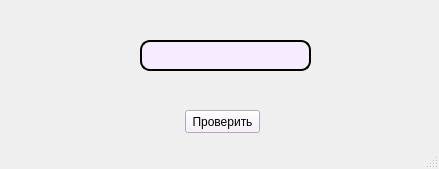
<?xml version="1.0" encoding="UTF-8"?>
<ui version="4.0">
 <class>MainWindow</class>
 <widget class="QMainWindow" name="MainWindow">
  <property name="geometry">
   <rect>
    <x>0</x>
    <y>0</y>
    <width>439</width>
    <height>169</height>
   </rect>
  </property>
  <property name="windowTitle">
   <string>MainWindow</string>
  </property>
  <property name="styleSheet">
   <string notr="true"/>
  </property>
  <widget class="QWidget" name="centralwidget">
   <widget class="QPushButton" name="check_button">
    <property name="geometry">
     <rect>
      <x>185</x>
      <y>110</y>
      <width>75</width>
      <height>23</height>
     </rect>
    </property>
    <property name="styleSheet">
     <string notr="true">background : rgb(247, 235, 255);</string>
    </property>
    <property name="text">
     <string>Проверить</string>
    </property>
   </widget>
   <widget class="QLineEdit" name="id_line">
    <property name="geometry">
     <rect>
      <x>140</x>
      <y>40</y>
      <width>171</width>
      <height>31</height>
     </rect>
    </property>
    <property name="sizePolicy">
     <sizepolicy hsizetype="Ignored" vsizetype="Fixed">
      <horstretch>0</horstretch>
      <verstretch>0</verstretch>
     </sizepolicy>
    </property>
    <property name="font">
     <font>
      <pointsize>6</pointsize>
     </font>
    </property>
    <property name="styleSheet">
     <string notr="true">padding: 10px;
border-radius: 10px;
border : 2px solid black;
background : rgb(247, 235, 255);</string>
    </property>
   </widget>
   <widget class="QLabel" name="error_label">
    <property name="geometry">
     <rect>
      <x>185</x>
      <y>80</y>
      <width>241</width>
      <height>16</height>
     </rect>
    </property>
    <property name="text">
     <string/>
    </property>
   </widget>
  </widget>
  <widget class="QMenuBar" name="menubar">
   <property name="geometry">
    <rect>
     <x>0</x>
     <y>0</y>
     <width>439</width>
     <height>21</height>
    </rect>
   </property>
  </widget>
  <widget class="QStatusBar" name="statusbar"/>
 </widget>
 <resources/>
 <connections/>
</ui>
